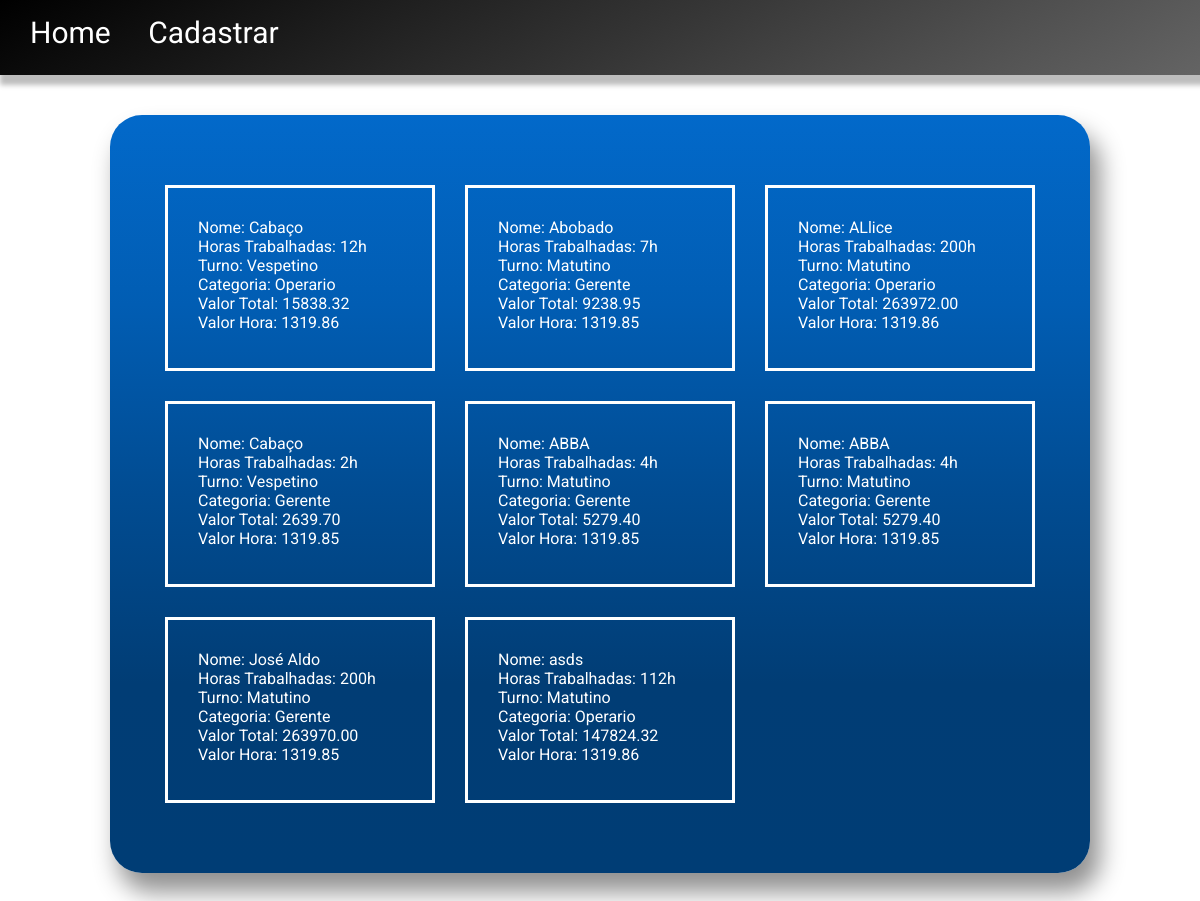
/Atividade1/, run on the app's committed database.
### Atividade1/models.py (models this page shows, shortened)
class Pagamento(models.Model):
    nome = models.CharField(max_length=255)
    quantidade_horas = models.FloatField(max_length=10000)
    turno = models.CharField(max_length=255)
    categoria = models.CharField(max_length=255)
    valorTotal = models.FloatField(max_length=10000)
    valorHora = models.FloatField(max_length=10000)

### Atividade1/views.py (the view)
# urls.py: path('', getPagamento, name='getPagamento'),
def getPagamento(request):
    pagamento = Pagamento.objects.all()
    return render(request, 'Atividade1_Index.html', {'pagamentos': pagamento})

### Atividade1/templates/Atividade1_Index.html (shortened to what this page needs)
{% load static %}
<!DOCTYPE html>
<html lang="en">
  <head>
    <link rel="stylesheet" href='{% static 'atividadeUm.css' %}'/>
  </head>
  <body>
    <section>
      <div class='barra'>
        <a class='botao' href="{% url 'Atividade1:Home' %}" style='color: inherit; text-decoration: none;'>Home</a>
        <a class='botao' href="{% url 'Atividade1:postPagamento' %}" style='color: inherit; text-decoration: none;'>Cadastrar</a>
      </div>
      <div class='pagamentos'>
        <div class='pagamentos-container'>
          <div class='pagamentos-lists-container'>
            {% for pagamento in pagamentos %}
              <ul style='list-style: none;'>
                <li>
                  <div class='pagamentos-list-container'>
                    <span>Nome: {{pagamento.nome}}</span>
                    <span>Horas Trabalhadas: {{pagamento.quantidade_horas|floatformat:0}}h</span>
                    <span>Turno: {{pagamento.turno}}</span>
                    <span>Categoria: {{pagamento.categoria}}</span>
                    <span>Valor Total: {{ pagamento.valorTotal|floatformat:2 }}</span>
                    <span>Valor Hora: {{pagamento.valorHora}}</span>
                  </div>
                </li>
              </ul>
              {% endfor %}
          </div>
        </div>
      </div>
    </section>
  </body>
</html>

### Atividade1/static/atividadeUm.css (style rules this page uses)
html, body, ul { margin: 0px; padding: 0px; }
.barra { width: 100%; height: 45px; background-image: linear-gradient(150deg, #000000, #1a1a1a, #333333, #4d4d4d, #666666); padding: 15px 0px; font-size: 30px; color: white; font-family: 'Roboto'; box-shadow: 0px 10px 5px 0px rgba(189,189,189,1); }
.barra, a { padding: 15px 15px; }
.pagamentos { display: flex; flex-direction: column; align-items: center; }
.pagamentos-container { margin: 40px 0px; background-image: linear-gradient(180deg,#0269ca,#015db3,#014c92,#013d75,#003d75); border-radius: 2rem; box-shadow: 9px 18px 24px 1px rgba(145,145,145,1); padding: 40px; }
.pagamentos-lists-container { display: flex; align-items: center; flex-wrap: wrap; color: white; font-family: 'Roboto'; margin: 15px 0px; max-width: 900px; }
.pagamentos-list-container { display: flex; flex-direction: column; flex-wrap: wrap; width: 204px; height: 120px; align-items: start; margin: 15px 15px; border: 3px solid white; padding: 30px; }

### data on the page
Pagamento: nome "Cabaço", quantidade_horas "12", turno "Vespetino", categoria "Operario", valorTotal "15838.32", valorHora "1319.86"
Pagamento: nome "Abobado", quantidade_horas "7", turno "Matutino", categoria "Gerente", valorTotal "9238.95", valorHora "1319.85"
Pagamento: nome "ALlice", quantidade_horas "200", turno "Matutino", categoria "Operario", valorTotal "263972.00", valorHora "1319.86"
Pagamento: nome "Cabaço", quantidade_horas "2", turno "Vespetino", categoria "Gerente", valorTotal "2639.70", valorHora "1319.85"
Pagamento: nome "ABBA", quantidade_horas "4", turno "Matutino", categoria "Gerente", valorTotal "5279.40", valorHora "1319.85"
Pagamento: nome "ABBA", quantidade_horas "4", turno "Matutino", categoria "Gerente", valorTotal "5279.40", valorHora "1319.85"
Pagamento: nome "José Aldo", quantidade_horas "200", turno "Matutino", categoria "Gerente", valorTotal "263970.00", valorHora "1319.85"
Pagamento: nome "asds", quantidade_horas "112", turno "Matutino", categoria "Operario", valorTotal "147824.32", valorHora "1319.86"
